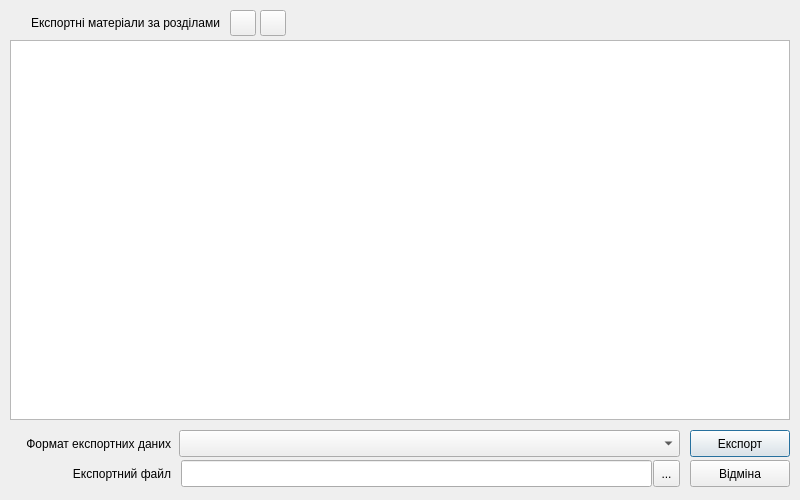
<?xml version="1.0" encoding="UTF-8"?>
<ui version="4.0">
 <class>Export_win</class>
 <widget class="QDialog" name="Export_win">
  <property name="windowModality">
   <enum>Qt::ApplicationModal</enum>
  </property>
  <property name="geometry">
   <rect>
    <x>0</x>
    <y>0</y>
    <width>800</width>
    <height>500</height>
   </rect>
  </property>
  <property name="windowTitle">
   <string>Експортні матеріали</string>
  </property>
  <property name="windowIcon">
   <iconset>
    <normaloff>../icons/16x16/categories/applications-engineering.png</normaloff>../icons/16x16/categories/applications-engineering.png</iconset>
  </property>
  <property name="locale">
   <locale language="Ukrainian" country="Ukraine"/>
  </property>
  <property name="modal">
   <bool>true</bool>
  </property>
  <widget class="QTreeView" name="treeView">
   <property name="geometry">
    <rect>
     <x>10</x>
     <y>40</y>
     <width>780</width>
     <height>380</height>
    </rect>
   </property>
   <property name="headerHidden">
    <bool>true</bool>
   </property>
  </widget>
  <widget class="QComboBox" name="comboBox">
   <property name="geometry">
    <rect>
     <x>179</x>
     <y>430</y>
     <width>501</width>
     <height>27</height>
    </rect>
   </property>
  </widget>
  <widget class="QLabel" name="label">
   <property name="geometry">
    <rect>
     <x>10</x>
     <y>430</y>
     <width>161</width>
     <height>27</height>
    </rect>
   </property>
   <property name="layoutDirection">
    <enum>Qt::LeftToRight</enum>
   </property>
   <property name="text">
    <string>Формат експортних даних</string>
   </property>
   <property name="alignment">
    <set>Qt::AlignRight|Qt::AlignTrailing|Qt::AlignVCenter</set>
   </property>
  </widget>
  <widget class="QLabel" name="label_2">
   <property name="geometry">
    <rect>
     <x>10</x>
     <y>460</y>
     <width>161</width>
     <height>27</height>
    </rect>
   </property>
   <property name="text">
    <string>Експортний файл</string>
   </property>
   <property name="alignment">
    <set>Qt::AlignRight|Qt::AlignTrailing|Qt::AlignVCenter</set>
   </property>
  </widget>
  <widget class="QLineEdit" name="lineEdit">
   <property name="geometry">
    <rect>
     <x>181</x>
     <y>460</y>
     <width>471</width>
     <height>27</height>
    </rect>
   </property>
  </widget>
  <widget class="QToolButton" name="toolButton">
   <property name="geometry">
    <rect>
     <x>653</x>
     <y>460</y>
     <width>27</width>
     <height>27</height>
    </rect>
   </property>
   <property name="text">
    <string>...</string>
   </property>
  </widget>
  <widget class="QToolButton" name="toolButton_2">
   <property name="geometry">
    <rect>
     <x>230</x>
     <y>10</y>
     <width>26</width>
     <height>26</height>
    </rect>
   </property>
   <property name="icon">
    <iconset>
     <normaloff>../icons/22x22/actions/expandall.png</normaloff>../icons/22x22/actions/expandall.png</iconset>
   </property>
  </widget>
  <widget class="QToolButton" name="toolButton_3">
   <property name="geometry">
    <rect>
     <x>260</x>
     <y>10</y>
     <width>26</width>
     <height>26</height>
    </rect>
   </property>
   <property name="icon">
    <iconset>
     <normaloff>../icons/22x22/actions/collapsall.png</normaloff>../icons/22x22/actions/collapsall.png</iconset>
   </property>
  </widget>
  <widget class="QLabel" name="label_3">
   <property name="geometry">
    <rect>
     <x>10</x>
     <y>10</y>
     <width>210</width>
     <height>26</height>
    </rect>
   </property>
   <property name="layoutDirection">
    <enum>Qt::LeftToRight</enum>
   </property>
   <property name="text">
    <string>Експортні матеріали за розділами</string>
   </property>
   <property name="alignment">
    <set>Qt::AlignRight|Qt::AlignTrailing|Qt::AlignVCenter</set>
   </property>
  </widget>
  <widget class="QPushButton" name="pushButton">
   <property name="geometry">
    <rect>
     <x>690</x>
     <y>430</y>
     <width>100</width>
     <height>27</height>
    </rect>
   </property>
   <property name="text">
    <string>Експорт</string>
   </property>
  </widget>
  <widget class="QPushButton" name="pushButton_2">
   <property name="geometry">
    <rect>
     <x>690</x>
     <y>460</y>
     <width>100</width>
     <height>27</height>
    </rect>
   </property>
   <property name="text">
    <string>Відміна</string>
   </property>
  </widget>
 </widget>
 <resources/>
 <connections>
  <connection>
   <sender>toolButton_2</sender>
   <signal>clicked()</signal>
   <receiver>treeView</receiver>
   <slot>expandAll()</slot>
   <hints>
    <hint type="sourcelabel">
     <x>72</x>
     <y>372</y>
    </hint>
    <hint type="destinationlabel">
     <x>299</x>
     <y>148</y>
    </hint>
   </hints>
  </connection>
  <connection>
   <sender>toolButton_3</sender>
   <signal>clicked()</signal>
   <receiver>treeView</receiver>
   <slot>collapseAll()</slot>
   <hints>
    <hint type="sourcelabel">
     <x>102</x>
     <y>372</y>
    </hint>
    <hint type="destinationlabel">
     <x>299</x>
     <y>148</y>
    </hint>
   </hints>
  </connection>
 </connections>
</ui>
